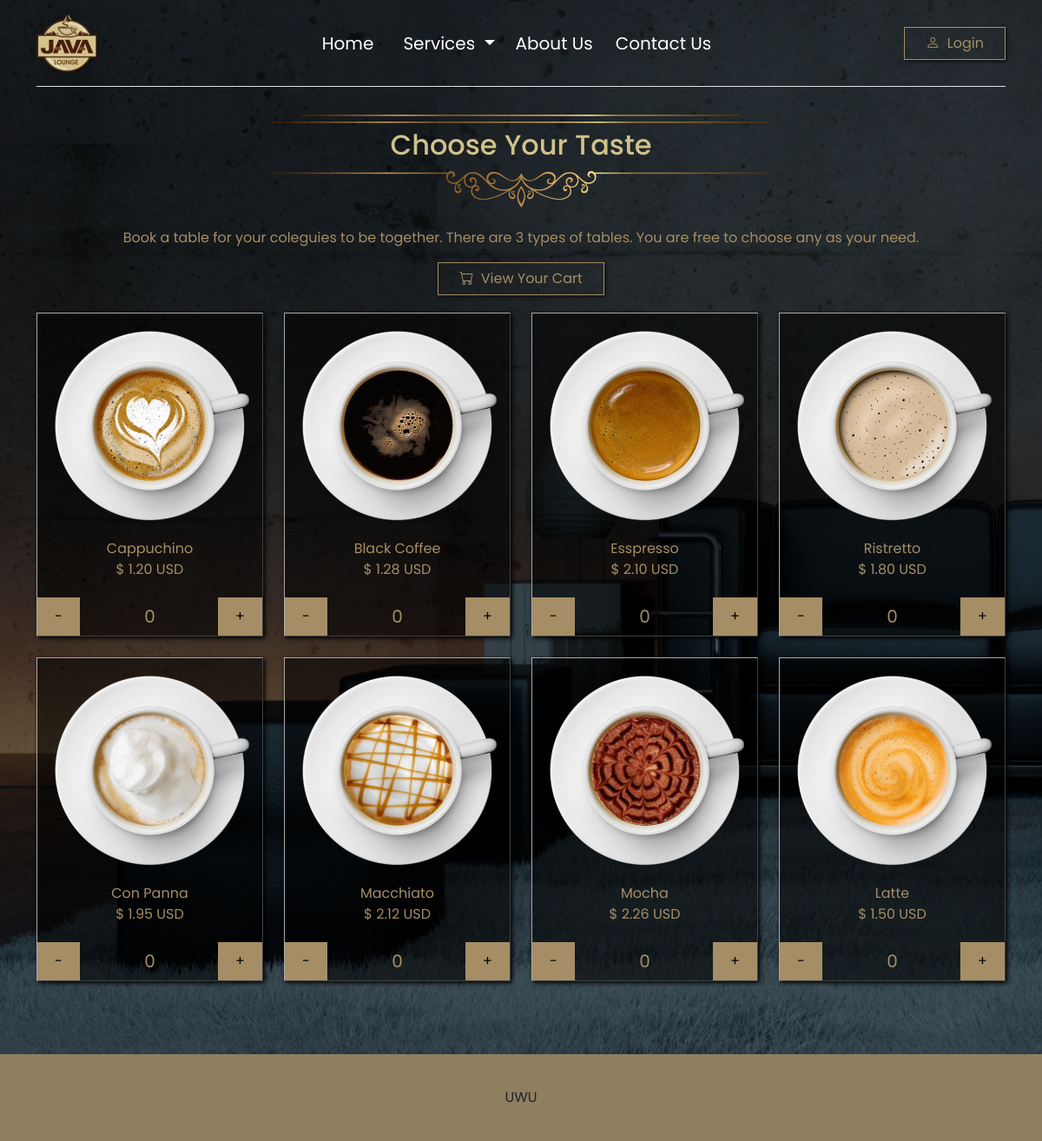
Page /menu.php on the committed database.
### tables this page shows
CREATE TABLE `coffees` (
  `id` int(11) NOT NULL AUTO_INCREMENT,
  `name` varchar(150) NOT NULL,
  `price` float(4,2) NOT NULL,
  `image` varchar(200) NOT NULL,
  `status` int(11) NOT NULL DEFAULT 1,
  PRIMARY KEY (`id`)
);

### menu.php (the view, shortened to what this page needs)
<!DOCTYPE html>
<html lang="en">
<head>
    <?php include('views/header.php'); ?>
    <?php include_once('database/config.php'); ?>
</head>
<body id="index">
    <?php include('views/navigation.php'); ?>
    <div id="booking" class="container">
        <div class="row">
            <div class="col-12">
                <img src="img/title-bar-top-1.png" alt="" class="title_bar">
                <h2>Choose Your Taste</h2>
                <img src="img/title-bar-bottom-1.png" alt="" class="title_bar">
                <p>Book a table for your coleguies to be together. There are 3 types of tables. You are free to choose
                    any as your need.</p>
            </div>
            <div class="col-12">
                <a type="button" onclick="show_cart()" class="btn btn-jumb-1  px-4"><i class="bi bi-cart"></i>
                    &nbsp;View Your Cart</a>
            </div>
            <?php
                $sql = "SELECT * FROM coffees WHERE status = 1";
                $result = $__conn->query($sql);
                if ($result->num_rows > 0) {
                    $count = 1;
                    while($row = $result->fetch_assoc()) {
                        echo'
                        <div class="col-12 col-sm-6 col-lg-4 col-xl-3 col-xxl-3 mb-4">
                            <div class="table-card">
                                <img src="uploads/coffees/'.$row["image"].'" alt="" class="coffee">
                                <div class="desc">
                                    <input type="hidden" id="cart_item_id_'.$count.'" value="'.$row["id"].'">
                                    <li id="cart_item_name_'.$count.'">'.$row["name"].'</li>
                                    <li id="cart_item_price_'.$count.'">$ '.$row["price"].' USD</li>
                                    <div class="x2"></div>
                                    <div class="row">
                                        <div class="col-4 card-count-btn" style="text-align:left;"><button onclick="rem('.$count.')">-</button></div>
                                        <div class="col-4 card-count-value"><div id="cart_item_count_'.$count.'" >0</div></div>
                                        <div class="col-4 card-count-btn" style="text-align:right;"><button onclick="add('.$count.')">+</button></div>
                                    </div>
                                </div>
                            </div>
                        </div>';
                        $count++;
                    }
                }
            ?>
        </div>
    </div>
    <?php include('views/footer.php'); ?>
</body>
</html>

### views/header.php (shortened to what this page needs)
<link href="https://cdn.jsdelivr.net/npm/bootstrap@5.0.2/dist/css/bootstrap.min.css" rel="stylesheet"
>
<link rel="stylesheet" href="https://cdn.jsdelivr.net/npm/bootstrap-icons@1.8.3/font/bootstrap-icons.css">
<link rel="stylesheet" href="css/main.css">

### views/navigation.php (shortened to what this page needs)
<div class="container">
    <header class="d-flex flex-wrap align-items-center justify-content-center justify-content-md-between py-3 mb-4 border-bottom">
      <a href="index.php" class="d-flex align-items-center col-md-3 mb-2 mb-md-0 text-dark text-decoration-none">
        <img src="img/logo.png" class="brand-image">
      </a>
      <ul class="nav col-12 col-md-auto mb-2 justify-content-center mb-md-0">
        <li class="n-item"><a href="index.php" class="nav-link px-2">Home</a></li>
        <li class="nav-item dropdown">
          <a class="nav-link dropdown-toggle" href="#" id="navbarDropdown" role="button" data-bs-toggle="dropdown" aria-expanded="false">
           Services
          </a>
        </li>
        <li class="n-item"><a href="about.php" class="nav-link px-2">About Us</a></li>
        <li class="n-item"><a href="contact.php" class="nav-link px-2">Contact Us</a></li>
      </ul>
      <div class="col-md-3 text-end">
        <a type="button" class="btn btn-jumb-1 px-4" href="login.php"><i class="bi bi-person"></i> &nbsp;Login</a>
      </div>
    </header>
  </div>

### views/footer.php
<footer>
    <div class="container">
        <div class="row">
            <div class="col-12 d-flex x">
                <div>UWU</div>
            </div>
        </div>
    </div>
</footer>

### css/main.css (style rules this page uses)
:root { --primary: #d1c28a; --secondary: #a58e65; }
* { font-family: 'Poppins', sans-serif !important; border-radius: 0 !important; }
html { user-select: none; }
body#index { background: url('../img/background-2.jpg'); background-size: cover; background-attachment: fixed; }
.brand-image { width: 70px; }
.nav-link { color: #fff; font-size: 20px; }
.n-item { position: relative; margin-right: 10px; }
.n-item:after { content: ''; position: absolute; width: 100%; transform: scaleX(0); height: 2px; bottom: 0; left: 0; background-color: var(--primary); transform-origin: center; transition: transform 0.25s ease; }
.btn-jumb-1 { color: var(--secondary); border: 1px solid var(--secondary); box-shadow: 2px 2px 4px #111; }
.title_bar { width: 600px; }
#booking { text-align: center; }
#booking h2 { color: var(--primary); }
#booking li, p { color: var(--secondary); list-style: none; }
.table-card { background-color: #0000008f; box-shadow: 2px 2px 5px #000; border: 1px solid; border-top-color: #aaaaaa; border-left-color: #aaaaaa; border-bottom-color: #424242; border-right-color: #424242; }
img.coffee { width: 100%; padding: 20px; padding-right: 15px; }
.card-count-btn button { background-color: var(--secondary); border: none; padding: 10px 20px; }
.card-count-value { color: var(--secondary); font-size: 20px; display: flex; text-align: center; align-items: center; justify-content: center; }
.x { height: 100px; align-items: center; text-align: center; justify-content: center; }
footer { background-color: #8f7e60; }

### rows in the picture
coffees: image (picture), name "Cappuchino", price "1.20"
coffees: image (picture), name "Black Coffee", price "1.28"
coffees: image (picture), name "Esspresso", price "2.10"
coffees: image (picture), name "Ristretto", price "1.80"
coffees: image (picture), name "Con Panna", price "1.95"
coffees: image (picture), name "Macchiato", price "2.12"
coffees: image (picture), name "Mocha", price "2.26"
coffees: image (picture), name "Latte", price "1.50"
